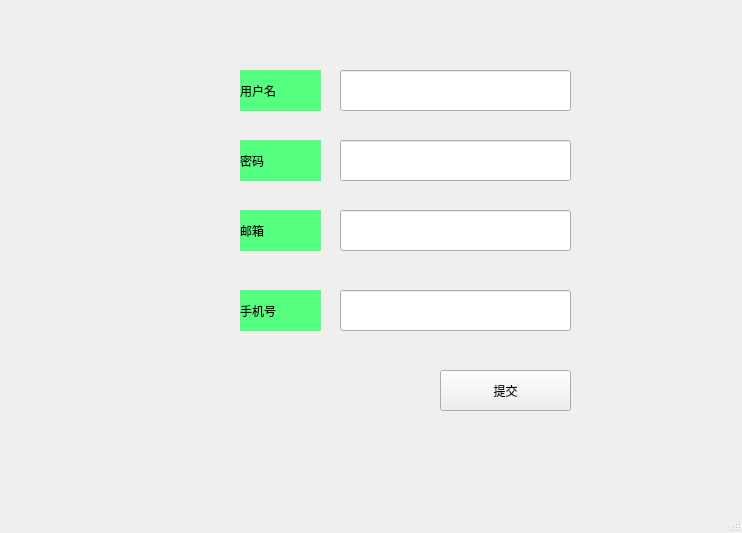
<?xml version="1.0" encoding="UTF-8"?>
<ui version="4.0">
 <class>RegisterWindow</class>
 <widget class="QMainWindow" name="RegisterWindow">
  <property name="geometry">
   <rect>
    <x>0</x>
    <y>0</y>
    <width>742</width>
    <height>533</height>
   </rect>
  </property>
  <property name="windowTitle">
   <string>MainWindow</string>
  </property>
  <widget class="QWidget" name="centralwidget">
   <property name="styleSheet">
    <string notr="true">#centralwidget{
border-image: url(:/image/login/login_bj.jpg);
}</string>
   </property>
   <widget class="QLineEdit" name="username">
    <property name="geometry">
     <rect>
      <x>340</x>
      <y>70</y>
      <width>231</width>
      <height>41</height>
     </rect>
    </property>
    <property name="styleSheet">
     <string notr="true">font: 16pt &quot;微软雅黑&quot;;</string>
    </property>
   </widget>
   <widget class="QLabel" name="label">
    <property name="geometry">
     <rect>
      <x>240</x>
      <y>70</y>
      <width>81</width>
      <height>41</height>
     </rect>
    </property>
    <property name="styleSheet">
     <string notr="true">background-color: rgb(85, 255, 127);
font: 16pt &quot;微软雅黑&quot;;</string>
    </property>
    <property name="text">
     <string>用户名</string>
    </property>
   </widget>
   <widget class="QLabel" name="label_2">
    <property name="geometry">
     <rect>
      <x>240</x>
      <y>140</y>
      <width>81</width>
      <height>41</height>
     </rect>
    </property>
    <property name="styleSheet">
     <string notr="true">background-color: rgb(85, 255, 127);
font: 16pt &quot;微软雅黑&quot;;</string>
    </property>
    <property name="text">
     <string>密码</string>
    </property>
   </widget>
   <widget class="QLineEdit" name="password">
    <property name="geometry">
     <rect>
      <x>340</x>
      <y>140</y>
      <width>231</width>
      <height>41</height>
     </rect>
    </property>
    <property name="styleSheet">
     <string notr="true">font: 16pt &quot;微软雅黑&quot;;</string>
    </property>
    <property name="echoMode">
     <enum>QLineEdit::Password</enum>
    </property>
   </widget>
   <widget class="QLabel" name="label_3">
    <property name="geometry">
     <rect>
      <x>240</x>
      <y>210</y>
      <width>81</width>
      <height>41</height>
     </rect>
    </property>
    <property name="styleSheet">
     <string notr="true">background-color: rgb(85, 255, 127);
font: 16pt &quot;微软雅黑&quot;;</string>
    </property>
    <property name="text">
     <string>邮箱</string>
    </property>
   </widget>
   <widget class="QLineEdit" name="email">
    <property name="geometry">
     <rect>
      <x>340</x>
      <y>210</y>
      <width>231</width>
      <height>41</height>
     </rect>
    </property>
    <property name="styleSheet">
     <string notr="true">font: 16pt &quot;微软雅黑&quot;;</string>
    </property>
   </widget>
   <widget class="QLabel" name="label_4">
    <property name="geometry">
     <rect>
      <x>240</x>
      <y>290</y>
      <width>81</width>
      <height>41</height>
     </rect>
    </property>
    <property name="styleSheet">
     <string notr="true">background-color: rgb(85, 255, 127);
font: 16pt &quot;微软雅黑&quot;;</string>
    </property>
    <property name="text">
     <string>手机号</string>
    </property>
   </widget>
   <widget class="QLineEdit" name="phone">
    <property name="geometry">
     <rect>
      <x>340</x>
      <y>290</y>
      <width>231</width>
      <height>41</height>
     </rect>
    </property>
    <property name="styleSheet">
     <string notr="true">font: 16pt &quot;微软雅黑&quot;;</string>
    </property>
   </widget>
   <widget class="QPushButton" name="commitButton">
    <property name="geometry">
     <rect>
      <x>440</x>
      <y>370</y>
      <width>131</width>
      <height>41</height>
     </rect>
    </property>
    <property name="styleSheet">
     <string notr="true">QPushButton{
border-image: url(:/image/login/edittext_bj.png);
font: 16pt &quot;微软雅黑&quot;;
	
}

QPushButton:pressed{
padding-top:10px;
padding-left:10px;

}</string>
    </property>
    <property name="text">
     <string>提交</string>
    </property>
   </widget>
  </widget>
  <widget class="QMenuBar" name="menubar">
   <property name="geometry">
    <rect>
     <x>0</x>
     <y>0</y>
     <width>742</width>
     <height>23</height>
    </rect>
   </property>
  </widget>
  <widget class="QStatusBar" name="statusbar"/>
 </widget>
 <resources/>
 <connections/>
</ui>
